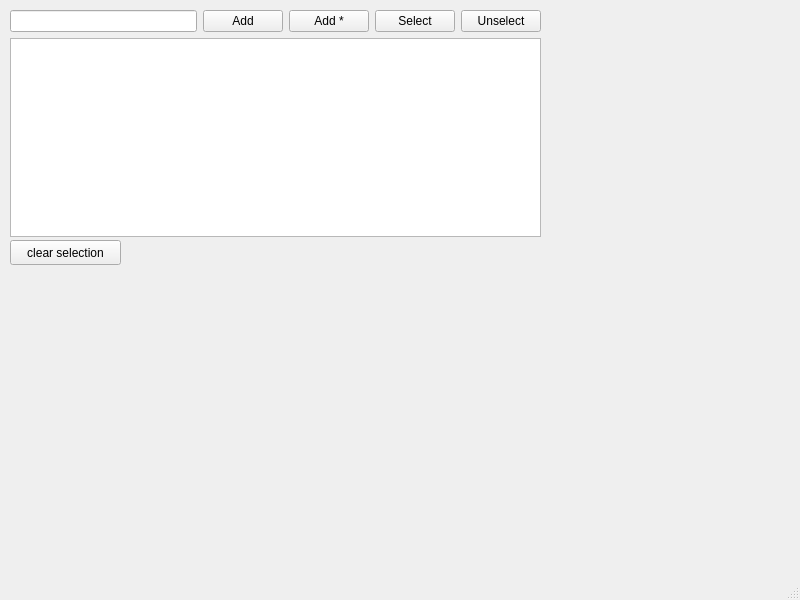
<?xml version="1.0" encoding="UTF-8"?>
<ui version="4.0">
 <class>MainWindow</class>
 <widget class="QMainWindow" name="MainWindow">
  <property name="geometry">
   <rect>
    <x>0</x>
    <y>0</y>
    <width>800</width>
    <height>600</height>
   </rect>
  </property>
  <property name="windowTitle">
   <string>MainWindow</string>
  </property>
  <widget class="QWidget" name="centralwidget">
   <widget class="QPushButton" name="pushButton_2">
    <property name="geometry">
     <rect>
      <x>10</x>
      <y>240</y>
      <width>111</width>
      <height>25</height>
     </rect>
    </property>
    <property name="text">
     <string>clear selection</string>
    </property>
   </widget>
   <widget class="QWidget" name="">
    <property name="geometry">
     <rect>
      <x>10</x>
      <y>10</y>
      <width>531</width>
      <height>227</height>
     </rect>
    </property>
    <layout class="QVBoxLayout" name="verticalLayout">
     <item>
      <layout class="QHBoxLayout" name="horizontalLayout">
       <item>
        <widget class="QLineEdit" name="lineEdit"/>
       </item>
       <item>
        <widget class="QPushButton" name="btn_Add">
         <property name="text">
          <string>Add</string>
         </property>
        </widget>
       </item>
       <item>
        <widget class="QPushButton" name="btn_addAll">
         <property name="text">
          <string>Add *</string>
         </property>
        </widget>
       </item>
       <item>
        <widget class="QPushButton" name="btn_select">
         <property name="text">
          <string>Select</string>
         </property>
        </widget>
       </item>
       <item>
        <widget class="QPushButton" name="pushButton">
         <property name="text">
          <string>Unselect</string>
         </property>
        </widget>
       </item>
      </layout>
     </item>
     <item>
      <widget class="QListWidget" name="listWidget"/>
     </item>
    </layout>
   </widget>
  </widget>
  <widget class="QMenuBar" name="menubar">
   <property name="geometry">
    <rect>
     <x>0</x>
     <y>0</y>
     <width>800</width>
     <height>22</height>
    </rect>
   </property>
  </widget>
  <widget class="QStatusBar" name="statusbar"/>
 </widget>
 <resources/>
 <connections/>
</ui>
